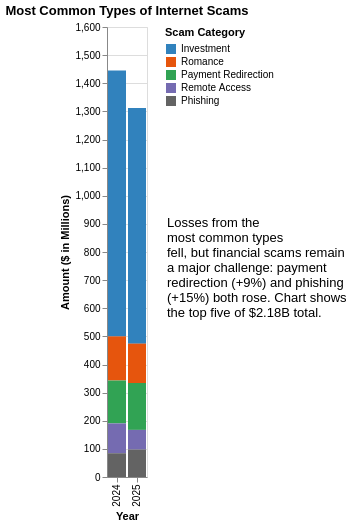

Write a Vega-Lite specification for this figure.
### Vega-Lite specification from a JSON file in a GitHub repository (floating-point values rounded to 4 significant figures)
{"$schema": "https://vega.github.io/schema/vega-lite/v5.json", "title": "Most Common Types of Internet Scams", "width": "container", "height": 450, "data": {"values": [{"year": "2024", "category": "Investment", "amount": 945}, {"year": "2024", "category": "Romance", "amount": 156.8}, {"year": "2024", "category": "Payment Redirection", "amount": 152.6}, {"year": "2024", "category": "Remote Access", "amount": 106}, {"year": "2024", "category": "Phishing", "amount": 84.5}, {"year": "2025", "category": "Investment", "amount": 837.7}, {"year": "2025", "category": "Romance", "amount": 139.9}, {"year": "2025", "category": "Payment Redirection", "amount": 166.8}, {"year": "2025", "category": "Remote Access", "amount": 69.9}, {"year": "2025", "category": "Phishing", "amount": 97.6}]}, "layer": [{"mark": "bar", "encoding": {"x": {"field": "year", "type": "ordinal", "title": "Year"}, "y": {"field": "amount", "type": "quantitative", "title": "Amount ($ in Millions)"}, "color": {"field": "category", "type": "nominal", "title": "Scam Category", "scale": {"domain": ["Investment", "Romance", "Payment Redirection", "Remote Access", "Phishing"], "range": ["#3182bd", "#e6550d", "#31a354", "#756bb1", "#636363"]}}, "tooltip": [{"field": "year", "type": "ordinal", "title": "Year"}, {"field": "category", "type": "nominal", "title": "Category"}, {"field": "amount", "type": "quantitative", "format": "$,.1f", "title": "Amount ($M)"}]}}, {"data": {"values": [{}]}, "mark": {"type": "text", "x": "width", "y": 190, "dx": 20, "align": "left", "baseline": "top", "fontSize": 13, "color": "black", "text": ["Losses from the", "most common types", "fell, but financial scams remain", "a major challenge: payment", "redirection (+9%) and phishing", "(+15%) both rose. Chart shows", "the top five of $2.18B total."]}}]}
